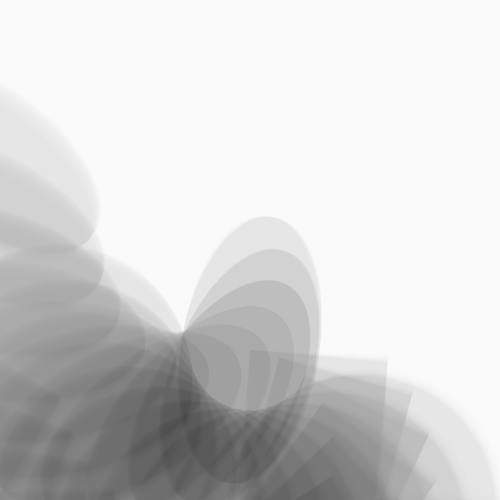
Frame 1 (no input)
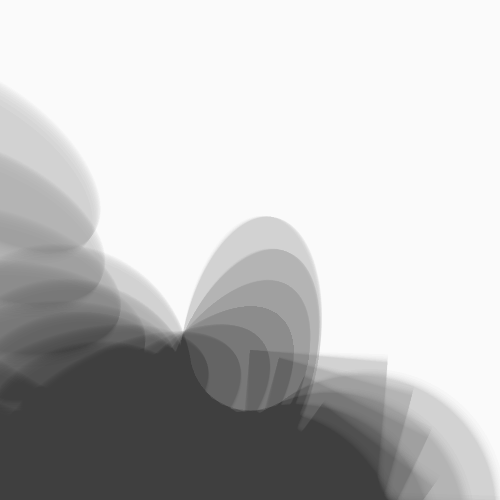
Frame 2 (the mouse pressed at the canvas centre, redrawn once)

The Processing sketch that drew these frames (run headless with seeded random() and noise(); the mouse was pressed at the canvas centre and the sketch redrawn once):

// Processing sketch: processing_84630
// ── processing_84630.pde

void setup()
{
  size(500,500);
  background(250);  
}


void draw ()
{
  
   int H;
  H = 138;
  
  int A;
  A = 270;

  
  noStroke();
 
 translate (250, 350);
 
 for (int i=0 ; i<360 ; i+=30)
 {
 
 
// Création des rectangles, disposition en spirale grâce à ROTATE
// multiplication des formes grâce à Boucle FOR 

fill(3, 2);

rotate(PI/100);
rect(i, 0, H, A);
rect(H, H, A, A);

rotate(PI/200);
rect(i, 0, H, A);
rect(H, H, A, A);
 
rotate(PI/300);
rect(i, 0, H, A);
rect(H, H, A, A);

rotate(PI/400);
rect(i, 0, H, A);
rect(H, H, A, A);

rotate(PI/500);
rect(i, 0, H, A);
rect(H, H, A, A);

rotate(PI/600);
rect(i, 0, H, A);
rect(H, H, A, A);

rotate(PI/700);
rect(i, 0, H, A);
rect(H, H, A, A);

rotate(PI/800);
rect(i, 0, H, A);
rect(H, H, A, A);

rotate(PI/900);
rect(i, 0, H, A);
rect(H, H, A, A);

rotate(PI/1000);
rect(i, 0, H, A);
rect(H, H, A, A);
 
 
// ellipse, fonction ROTATE et nouvelle tonalité


rotate(PI/100);
ellipse(0, i, H, A);
ellipse(H, H, A, A);

rotate(PI/200);
ellipse(0, i, H, A);
ellipse(H, H, A, A);

rotate(PI/300);
ellipse(0, i, H, A);
ellipse(H, H, A, A);

rotate(PI/400);
ellipse(0, i, H, A);
ellipse(H, H, A, A);

rotate(PI/500);
ellipse(0, i, H, A);
ellipse(H, H, A, A);

rotate(PI/600);
ellipse(0, i, H, A);
ellipse(H, H, A, A);

rotate(PI/700);
ellipse(0, i, H, A);
ellipse(H, H, A, A);

rotate(PI/800);
ellipse(0, i, H, A);
ellipse(H, H, A, A);

rotate(PI/900);
ellipse(0, i, H, A);
ellipse(H, H, A, A);

rotate(PI/1000);
ellipse(0, i, H, A);
ellipse(H, H, A, A);
}
   
 noLoop(); 
}
